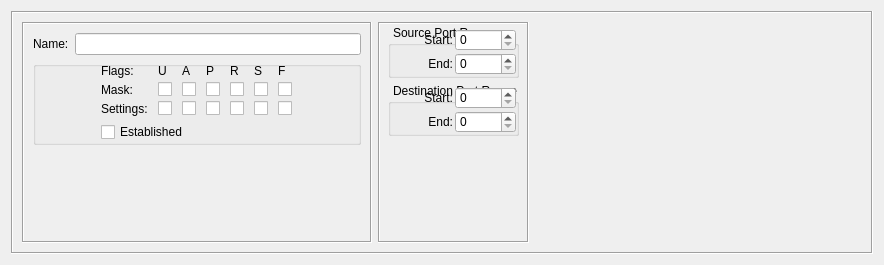
<?xml version="1.0" encoding="UTF-8"?>
<ui version="4.0">
 <class>TCPServiceDialog_q</class>
 <widget class="QWidget" name="TCPServiceDialog_q">
  <property name="enabled">
   <bool>true</bool>
  </property>
  <property name="geometry">
   <rect>
    <x>0</x>
    <y>0</y>
    <width>884</width>
    <height>265</height>
   </rect>
  </property>
  <property name="sizePolicy">
   <sizepolicy hsizetype="Preferred" vsizetype="Preferred">
    <horstretch>0</horstretch>
    <verstretch>0</verstretch>
   </sizepolicy>
  </property>
  <property name="windowTitle">
   <string>TCP</string>
  </property>
  <layout class="QGridLayout" name="gridLayout">
   <item row="0" column="0">
    <widget class="QFrame" name="frame7">
     <property name="frameShape">
      <enum>QFrame::Shape::Box</enum>
     </property>
     <property name="frameShadow">
      <enum>QFrame::Shadow::Sunken</enum>
     </property>
     <layout class="QHBoxLayout" name="horizontalLayout">
      <item>
       <widget class="QFrame" name="frame35">
        <property name="sizePolicy">
         <sizepolicy hsizetype="Fixed" vsizetype="Preferred">
          <horstretch>0</horstretch>
          <verstretch>0</verstretch>
         </sizepolicy>
        </property>
        <property name="minimumSize">
         <size>
          <width>350</width>
          <height>0</height>
         </size>
        </property>
        <property name="maximumSize">
         <size>
          <width>350</width>
          <height>16777215</height>
         </size>
        </property>
        <property name="frameShape">
         <enum>QFrame::Shape::Box</enum>
        </property>
        <property name="frameShadow">
         <enum>QFrame::Shadow::Sunken</enum>
        </property>
        <layout class="QGridLayout" name="gridLayout_2">
         <item row="0" column="0">
          <widget class="QLabel" name="textLabel1">
           <property name="sizePolicy">
            <sizepolicy hsizetype="Minimum" vsizetype="Preferred">
             <horstretch>0</horstretch>
             <verstretch>0</verstretch>
            </sizepolicy>
           </property>
           <property name="text">
            <string>Name:</string>
           </property>
           <property name="wordWrap">
            <bool>false</bool>
           </property>
          </widget>
         </item>
         <item row="0" column="1">
          <widget class="QLineEdit" name="obj_name">
           <property name="sizePolicy">
            <sizepolicy hsizetype="Preferred" vsizetype="Fixed">
             <horstretch>200</horstretch>
             <verstretch>0</verstretch>
            </sizepolicy>
           </property>
           <property name="minimumSize">
            <size>
             <width>0</width>
             <height>0</height>
            </size>
           </property>
          </widget>
         </item>
         <item row="1" column="0" colspan="2">
          <widget class="QGroupBox" name="groupBox7">
           <property name="sizePolicy">
            <sizepolicy hsizetype="Preferred" vsizetype="Preferred">
             <horstretch>0</horstretch>
             <verstretch>0</verstretch>
            </sizepolicy>
           </property>
           <property name="styleSheet">
            <string notr="true">QGroupBox {
    margin-top: 0px;
	padding-top: 1ex;
    padding-bottom: 0px;
}
</string>
           </property>
           <property name="title">
            <string/>
           </property>
           <layout class="QGridLayout">
            <property name="leftMargin">
             <number>2</number>
            </property>
            <property name="topMargin">
             <number>2</number>
            </property>
            <property name="rightMargin">
             <number>2</number>
            </property>
            <property name="bottomMargin">
             <number>2</number>
            </property>
            <item row="0" column="0">
             <layout class="QGridLayout">
              <property name="horizontalSpacing">
               <number>10</number>
              </property>
              <property name="verticalSpacing">
               <number>4</number>
              </property>
              <item row="1" column="3">
               <widget class="QCheckBox" name="psh_m">
                <property name="sizePolicy">
                 <sizepolicy hsizetype="Maximum" vsizetype="Fixed">
                  <horstretch>0</horstretch>
                  <verstretch>0</verstretch>
                 </sizepolicy>
                </property>
                <property name="text">
                 <string/>
                </property>
               </widget>
              </item>
              <item row="1" column="5">
               <widget class="QCheckBox" name="syn_m">
                <property name="sizePolicy">
                 <sizepolicy hsizetype="Maximum" vsizetype="Fixed">
                  <horstretch>0</horstretch>
                  <verstretch>0</verstretch>
                 </sizepolicy>
                </property>
                <property name="text">
                 <string/>
                </property>
               </widget>
              </item>
              <item row="0" column="1">
               <widget class="QLabel" name="flags_lbl_u">
                <property name="sizePolicy">
                 <sizepolicy hsizetype="Maximum" vsizetype="Preferred">
                  <horstretch>0</horstretch>
                  <verstretch>0</verstretch>
                 </sizepolicy>
                </property>
                <property name="text">
                 <string>U</string>
                </property>
                <property name="wordWrap">
                 <bool>false</bool>
                </property>
               </widget>
              </item>
              <item row="2" column="0">
               <widget class="QLabel" name="flags_lbl_3">
                <property name="toolTip">
                 <string>TCP flags that must be set (see man iptables, option --tcp-flags)</string>
                </property>
                <property name="text">
                 <string>Settings:</string>
                </property>
                <property name="wordWrap">
                 <bool>false</bool>
                </property>
               </widget>
              </item>
              <item row="2" column="3">
               <widget class="QCheckBox" name="psh_s">
                <property name="sizePolicy">
                 <sizepolicy hsizetype="Maximum" vsizetype="Fixed">
                  <horstretch>0</horstretch>
                  <verstretch>0</verstretch>
                 </sizepolicy>
                </property>
                <property name="text">
                 <string/>
                </property>
               </widget>
              </item>
              <item row="1" column="4">
               <widget class="QCheckBox" name="rst_m">
                <property name="sizePolicy">
                 <sizepolicy hsizetype="Maximum" vsizetype="Fixed">
                  <horstretch>0</horstretch>
                  <verstretch>0</verstretch>
                 </sizepolicy>
                </property>
                <property name="text">
                 <string/>
                </property>
               </widget>
              </item>
              <item row="1" column="6">
               <widget class="QCheckBox" name="fin_m">
                <property name="sizePolicy">
                 <sizepolicy hsizetype="Maximum" vsizetype="Fixed">
                  <horstretch>0</horstretch>
                  <verstretch>0</verstretch>
                 </sizepolicy>
                </property>
                <property name="text">
                 <string/>
                </property>
               </widget>
              </item>
              <item row="1" column="2">
               <widget class="QCheckBox" name="ack_m">
                <property name="sizePolicy">
                 <sizepolicy hsizetype="Maximum" vsizetype="Fixed">
                  <horstretch>0</horstretch>
                  <verstretch>0</verstretch>
                 </sizepolicy>
                </property>
                <property name="text">
                 <string/>
                </property>
               </widget>
              </item>
              <item row="0" column="4">
               <widget class="QLabel" name="flags_lbl_r">
                <property name="sizePolicy">
                 <sizepolicy hsizetype="Maximum" vsizetype="Preferred">
                  <horstretch>0</horstretch>
                  <verstretch>0</verstretch>
                 </sizepolicy>
                </property>
                <property name="text">
                 <string>R</string>
                </property>
                <property name="wordWrap">
                 <bool>false</bool>
                </property>
               </widget>
              </item>
              <item row="0" column="3">
               <widget class="QLabel" name="flags_lbl_p">
                <property name="sizePolicy">
                 <sizepolicy hsizetype="Maximum" vsizetype="Preferred">
                  <horstretch>0</horstretch>
                  <verstretch>0</verstretch>
                 </sizepolicy>
                </property>
                <property name="text">
                 <string>P</string>
                </property>
                <property name="wordWrap">
                 <bool>false</bool>
                </property>
               </widget>
              </item>
              <item row="1" column="1">
               <widget class="QCheckBox" name="urg_m">
                <property name="sizePolicy">
                 <sizepolicy hsizetype="Maximum" vsizetype="Fixed">
                  <horstretch>0</horstretch>
                  <verstretch>0</verstretch>
                 </sizepolicy>
                </property>
                <property name="text">
                 <string/>
                </property>
               </widget>
              </item>
              <item row="2" column="5">
               <widget class="QCheckBox" name="syn_s">
                <property name="sizePolicy">
                 <sizepolicy hsizetype="Maximum" vsizetype="Fixed">
                  <horstretch>0</horstretch>
                  <verstretch>0</verstretch>
                 </sizepolicy>
                </property>
                <property name="text">
                 <string/>
                </property>
               </widget>
              </item>
              <item row="1" column="0">
               <widget class="QLabel" name="flags_lbl_2">
                <property name="toolTip">
                 <string>TCP flags that should be examined (see man iptables, option --tcp-flags)</string>
                </property>
                <property name="text">
                 <string>Mask:</string>
                </property>
                <property name="wordWrap">
                 <bool>false</bool>
                </property>
               </widget>
              </item>
              <item row="2" column="1">
               <widget class="QCheckBox" name="urg_s">
                <property name="sizePolicy">
                 <sizepolicy hsizetype="Maximum" vsizetype="Fixed">
                  <horstretch>0</horstretch>
                  <verstretch>0</verstretch>
                 </sizepolicy>
                </property>
                <property name="text">
                 <string/>
                </property>
               </widget>
              </item>
              <item row="2" column="2">
               <widget class="QCheckBox" name="ack_s">
                <property name="sizePolicy">
                 <sizepolicy hsizetype="Maximum" vsizetype="Fixed">
                  <horstretch>0</horstretch>
                  <verstretch>0</verstretch>
                 </sizepolicy>
                </property>
                <property name="text">
                 <string/>
                </property>
               </widget>
              </item>
              <item row="0" column="0">
               <widget class="QLabel" name="flags_lbl_1">
                <property name="sizePolicy">
                 <sizepolicy hsizetype="Maximum" vsizetype="Preferred">
                  <horstretch>0</horstretch>
                  <verstretch>0</verstretch>
                 </sizepolicy>
                </property>
                <property name="text">
                 <string>Flags:</string>
                </property>
                <property name="wordWrap">
                 <bool>false</bool>
                </property>
               </widget>
              </item>
              <item row="2" column="4">
               <widget class="QCheckBox" name="rst_s">
                <property name="sizePolicy">
                 <sizepolicy hsizetype="Maximum" vsizetype="Fixed">
                  <horstretch>0</horstretch>
                  <verstretch>0</verstretch>
                 </sizepolicy>
                </property>
                <property name="text">
                 <string/>
                </property>
               </widget>
              </item>
              <item row="0" column="2">
               <widget class="QLabel" name="flags_lbl_a">
                <property name="sizePolicy">
                 <sizepolicy hsizetype="Maximum" vsizetype="Preferred">
                  <horstretch>0</horstretch>
                  <verstretch>0</verstretch>
                 </sizepolicy>
                </property>
                <property name="text">
                 <string>A</string>
                </property>
                <property name="wordWrap">
                 <bool>false</bool>
                </property>
               </widget>
              </item>
              <item row="0" column="5">
               <widget class="QLabel" name="flags_lbl_s">
                <property name="sizePolicy">
                 <sizepolicy hsizetype="Maximum" vsizetype="Preferred">
                  <horstretch>0</horstretch>
                  <verstretch>0</verstretch>
                 </sizepolicy>
                </property>
                <property name="text">
                 <string>S</string>
                </property>
                <property name="wordWrap">
                 <bool>false</bool>
                </property>
               </widget>
              </item>
              <item row="2" column="6">
               <widget class="QCheckBox" name="fin_s">
                <property name="sizePolicy">
                 <sizepolicy hsizetype="Maximum" vsizetype="Fixed">
                  <horstretch>0</horstretch>
                  <verstretch>0</verstretch>
                 </sizepolicy>
                </property>
                <property name="text">
                 <string/>
                </property>
               </widget>
              </item>
              <item row="0" column="6">
               <widget class="QLabel" name="flags_lbl_f">
                <property name="sizePolicy">
                 <sizepolicy hsizetype="Maximum" vsizetype="Preferred">
                  <horstretch>0</horstretch>
                  <verstretch>0</verstretch>
                 </sizepolicy>
                </property>
                <property name="text">
                 <string>F</string>
                </property>
                <property name="wordWrap">
                 <bool>false</bool>
                </property>
               </widget>
              </item>
             </layout>
            </item>
            <item row="1" column="0">
             <widget class="QCheckBox" name="established">
              <property name="sizePolicy">
               <sizepolicy hsizetype="Preferred" vsizetype="Fixed">
                <horstretch>0</horstretch>
                <verstretch>0</verstretch>
               </sizepolicy>
              </property>
              <property name="toolTip">
               <string>Option &quot;established&quot; can be used if supported
by the target firewall platform</string>
              </property>
              <property name="text">
               <string>Established</string>
              </property>
             </widget>
            </item>
           </layout>
          </widget>
         </item>
         <item row="2" column="0" colspan="2">
          <spacer>
           <property name="orientation">
            <enum>Qt::Orientation::Vertical</enum>
           </property>
           <property name="sizeType">
            <enum>QSizePolicy::Policy::Expanding</enum>
           </property>
           <property name="sizeHint" stdset="0">
            <size>
             <width>172</width>
             <height>70</height>
            </size>
           </property>
          </spacer>
         </item>
        </layout>
       </widget>
      </item>
      <item>
       <widget class="QFrame" name="frame36">
        <property name="sizePolicy">
         <sizepolicy hsizetype="Preferred" vsizetype="Preferred">
          <horstretch>0</horstretch>
          <verstretch>0</verstretch>
         </sizepolicy>
        </property>
        <property name="frameShape">
         <enum>QFrame::Shape::Box</enum>
        </property>
        <property name="frameShadow">
         <enum>QFrame::Shadow::Sunken</enum>
        </property>
        <layout class="QGridLayout">
         <property name="leftMargin">
          <number>8</number>
         </property>
         <property name="topMargin">
          <number>2</number>
         </property>
         <property name="rightMargin">
          <number>8</number>
         </property>
         <property name="bottomMargin">
          <number>2</number>
         </property>
         <property name="horizontalSpacing">
          <number>2</number>
         </property>
         <property name="verticalSpacing">
          <number>6</number>
         </property>
         <item row="0" column="0">
          <widget class="QGroupBox" name="groupBox1">
           <property name="styleSheet">
            <string notr="true">QGroupBox {
	margin-top: 1ex;
	padding-top: 1ex;
	padding-bottom: 0px;
	padding-left: 2px;
}

QGroupBox::title {
	subcontrol-origin: margin;
	subcontrol-position: top left;
	padding: 0 3px;
}
</string>
           </property>
           <property name="title">
            <string>Source Port Range</string>
           </property>
           <layout class="QGridLayout">
            <property name="leftMargin">
             <number>2</number>
            </property>
            <property name="topMargin">
             <number>2</number>
            </property>
            <property name="rightMargin">
             <number>2</number>
            </property>
            <property name="bottomMargin">
             <number>2</number>
            </property>
            <property name="spacing">
             <number>2</number>
            </property>
            <item row="0" column="1">
             <widget class="QSpinBox" name="ss">
              <property name="buttonSymbols">
               <enum>QAbstractSpinBox::ButtonSymbols::UpDownArrows</enum>
              </property>
              <property name="maximum">
               <number>65535</number>
              </property>
             </widget>
            </item>
            <item row="1" column="1">
             <widget class="QSpinBox" name="se">
              <property name="buttonSymbols">
               <enum>QAbstractSpinBox::ButtonSymbols::UpDownArrows</enum>
              </property>
              <property name="maximum">
               <number>65535</number>
              </property>
             </widget>
            </item>
            <item row="0" column="0">
             <widget class="QLabel" name="textLabel3">
              <property name="text">
               <string>Start:</string>
              </property>
              <property name="alignment">
               <set>Qt::AlignmentFlag::AlignRight|Qt::AlignmentFlag::AlignTrailing|Qt::AlignmentFlag::AlignVCenter</set>
              </property>
              <property name="wordWrap">
               <bool>false</bool>
              </property>
             </widget>
            </item>
            <item row="1" column="0">
             <widget class="QLabel" name="textLabel3_2">
              <property name="text">
               <string>End:</string>
              </property>
              <property name="alignment">
               <set>Qt::AlignmentFlag::AlignRight|Qt::AlignmentFlag::AlignTrailing|Qt::AlignmentFlag::AlignVCenter</set>
              </property>
              <property name="wordWrap">
               <bool>false</bool>
              </property>
             </widget>
            </item>
           </layout>
          </widget>
         </item>
         <item row="1" column="0">
          <widget class="QGroupBox" name="groupBox1_2">
           <property name="styleSheet">
            <string notr="true">QGroupBox {
	margin-top: 1ex;
	padding-top: 1ex;
	padding-bottom: 0px;
	padding-left: 2px;
}

QGroupBox::title {
	subcontrol-origin: margin;
	subcontrol-position: top left;
	padding: 0 3px;
}
</string>
           </property>
           <property name="title">
            <string>Destination Port Range</string>
           </property>
           <layout class="QGridLayout">
            <property name="leftMargin">
             <number>2</number>
            </property>
            <property name="topMargin">
             <number>2</number>
            </property>
            <property name="rightMargin">
             <number>2</number>
            </property>
            <property name="bottomMargin">
             <number>2</number>
            </property>
            <property name="spacing">
             <number>2</number>
            </property>
            <item row="0" column="1">
             <widget class="QSpinBox" name="ds">
              <property name="buttonSymbols">
               <enum>QAbstractSpinBox::ButtonSymbols::UpDownArrows</enum>
              </property>
              <property name="maximum">
               <number>65535</number>
              </property>
             </widget>
            </item>
            <item row="1" column="1">
             <widget class="QSpinBox" name="de">
              <property name="buttonSymbols">
               <enum>QAbstractSpinBox::ButtonSymbols::UpDownArrows</enum>
              </property>
              <property name="maximum">
               <number>65535</number>
              </property>
             </widget>
            </item>
            <item row="0" column="0">
             <widget class="QLabel" name="textLabel3_3">
              <property name="text">
               <string>Start:</string>
              </property>
              <property name="alignment">
               <set>Qt::AlignmentFlag::AlignRight|Qt::AlignmentFlag::AlignTrailing|Qt::AlignmentFlag::AlignVCenter</set>
              </property>
              <property name="wordWrap">
               <bool>false</bool>
              </property>
             </widget>
            </item>
            <item row="1" column="0">
             <widget class="QLabel" name="textLabel3_2_2">
              <property name="text">
               <string>End:</string>
              </property>
              <property name="alignment">
               <set>Qt::AlignmentFlag::AlignRight|Qt::AlignmentFlag::AlignTrailing|Qt::AlignmentFlag::AlignVCenter</set>
              </property>
              <property name="wordWrap">
               <bool>false</bool>
              </property>
             </widget>
            </item>
           </layout>
          </widget>
         </item>
         <item row="2" column="0">
          <spacer name="verticalSpacer">
           <property name="orientation">
            <enum>Qt::Orientation::Vertical</enum>
           </property>
           <property name="sizeHint" stdset="0">
            <size>
             <width>20</width>
             <height>40</height>
            </size>
           </property>
          </spacer>
         </item>
        </layout>
       </widget>
      </item>
      <item>
       <widget class="CommentKeywords" name="commentKeywords" native="true">
        <property name="sizePolicy">
         <sizepolicy hsizetype="Expanding" vsizetype="Expanding">
          <horstretch>0</horstretch>
          <verstretch>0</verstretch>
         </sizepolicy>
        </property>
       </widget>
      </item>
     </layout>
    </widget>
   </item>
  </layout>
 </widget>
 <customwidgets>
  <customwidget>
   <class>CommentKeywords</class>
   <extends>QWidget</extends>
   
   <container>1</container>
  </customwidget>
 </customwidgets>
 <tabstops>
  <tabstop>obj_name</tabstop>
  <tabstop>ss</tabstop>
  <tabstop>se</tabstop>
  <tabstop>ds</tabstop>
  <tabstop>de</tabstop>
  <tabstop>urg_m</tabstop>
  <tabstop>urg_s</tabstop>
  <tabstop>ack_m</tabstop>
  <tabstop>ack_s</tabstop>
  <tabstop>psh_m</tabstop>
  <tabstop>psh_s</tabstop>
  <tabstop>rst_m</tabstop>
  <tabstop>rst_s</tabstop>
  <tabstop>syn_m</tabstop>
  <tabstop>syn_s</tabstop>
  <tabstop>fin_m</tabstop>
  <tabstop>fin_s</tabstop>
 </tabstops>
 <resources>
  <include location="MainRes.qrc"/>
 </resources>
 <connections>
  <connection>
   <sender>established</sender>
   <signal>toggled(bool)</signal>
   <receiver>TCPServiceDialog_q</receiver>
   <slot>toggleEstablished()</slot>
   <hints>
    <hint type="sourcelabel">
     <x>46</x>
     <y>246</y>
    </hint>
    <hint type="destinationlabel">
     <x>20</x>
     <y>20</y>
    </hint>
   </hints>
  </connection>
 </connections>
</ui>
